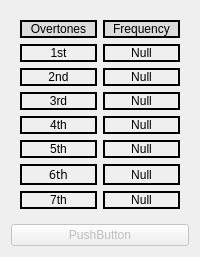
             <widget class="CContextFrame" name="CContextFrame_CaptureTab_Overtones_FFT0">
              <property name="styleSheet">
               <string notr="true">b</string>
              </property>
              <layout class="QVBoxLayout" name="verticalLayout_9">
               <item>
                <widget class="QWidget" name="gridWidget_CaptureTab_Overtones_FFT0" native="true">
                 <property name="styleSheet">
                  <string notr="true">QWidget.CLabel{
	border: 2px solid black;
}

QWidget.QLabel{
	border: 2px solid black;
}</string>
                 </property>
                 <layout class="QGridLayout" name="gridLayout_3" rowstretch="90,100,100,100,100,100,100,100">
                  <item row="5" column="0">
                   <widget class="CLabel" name="CLabel_JustLabel_Overtones0_5">
                    <property name="text">
                     <string>5th</string>
                    </property>
                    <property name="alignment">
                     <set>Qt::AlignCenter</set>
                    </property>
                   </widget>
                  </item>
                  <item row="6" column="0">
                   <widget class="CLabel" name="CLabel_JustLabel_Overtones0_6">
                    <property name="font">
                     <font>
                      <family>Sans Serif</family>
                     </font>
                    </property>
                    <property name="text">
                     <string>6th</string>
                    </property>
                    <property name="alignment">
                     <set>Qt::AlignCenter</set>
                    </property>
                   </widget>
                  </item>
                  <item row="2" column="0">
                   <widget class="CLabel" name="CLabel_JustLabel_Overtones0_2">
                    <property name="text">
                     <string>2nd</string>
                    </property>
                    <property name="alignment">
                     <set>Qt::AlignCenter</set>
                    </property>
                   </widget>
                  </item>
                  <item row="0" column="0">
                   <widget class="QLabel" name="label_overtones0">
                    <property name="styleSheet">
                     <string notr="true">background-color: rgb(220, 220, 220);</string>
                    </property>
                    <property name="text">
                     <string>Overtones</string>
                    </property>
                    <property name="alignment">
                     <set>Qt::AlignCenter</set>
                    </property>
                   </widget>
                  </item>
                  <item row="5" column="1">
                   <widget class="CLabel" name="CLabel_Overtones0_5">
                    <property name="text">
                     <string>Null</string>
                    </property>
                    <property name="alignment">
                     <set>Qt::AlignCenter</set>
                    </property>
                    <property name="valueTransformation">
                     <string notr="true">if len(new_val) &gt;= 5:
    output('{0:.2f} kHz'.format(new_val[4]))
else:
    output('-')</string>
                    </property>
                   </widget>
                  </item>
                  <item row="6" column="1">
                   <widget class="CLabel" name="CLabel_Overtones0_6">
                    <property name="text">
                     <string>Null</string>
                    </property>
                    <property name="alignment">
                     <set>Qt::AlignCenter</set>
                    </property>
                    <property name="valueTransformation">
                     <string notr="true">if len(new_val) &gt;= 6:
    output('{0:.2f} kHz'.format(new_val[5]))
else:
    output('-')</string>
                    </property>
                   </widget>
                  </item>
                  <item row="3" column="1">
                   <widget class="CLabel" name="CLabel_Overtones0_3">
                    <property name="text">
                     <string>Null</string>
                    </property>
                    <property name="alignment">
                     <set>Qt::AlignCenter</set>
                    </property>
                    <property name="valueTransformation">
                     <string notr="true">if len(new_val) &gt;= 3:
    output('{0:.2f} kHz'.format(new_val[2]))
else:
    output('-')</string>
                    </property>
                   </widget>
                  </item>
                  <item row="1" column="0">
                   <widget class="CLabel" name="CLabel_JustLabel_Overtones0_1">
                    <property name="text">
                     <string>1st</string>
                    </property>
                    <property name="alignment">
                     <set>Qt::AlignCenter</set>
                    </property>
                   </widget>
                  </item>
                  <item row="3" column="0">
                   <widget class="CLabel" name="CLabel_JustLabel_Overtones0_3">
                    <property name="text">
                     <string>3rd</string>
                    </property>
                    <property name="alignment">
                     <set>Qt::AlignCenter</set>
                    </property>
                   </widget>
                  </item>
                  <item row="4" column="0">
                   <widget class="CLabel" name="CLabel_JustLabel_Overtones0_4">
                    <property name="text">
                     <string>4th</string>
                    </property>
                    <property name="alignment">
                     <set>Qt::AlignCenter</set>
                    </property>
                   </widget>
                  </item>
                  <item row="4" column="1">
                   <widget class="CLabel" name="CLabel_Overtones0_4">
                    <property name="text">
                     <string>Null</string>
                    </property>
                    <property name="alignment">
                     <set>Qt::AlignCenter</set>
                    </property>
                    <property name="valueTransformation">
                     <string notr="true">if len(new_val) &gt;= 4:
    output('{0:.2f} kHz'.format(new_val[3]))
else:
    output('-')</string>
                    </property>
                   </widget>
                  </item>
                  <item row="7" column="0">
                   <widget class="CLabel" name="CLabel_JustLabel_Overtones0_7">
                    <property name="text">
                     <string>7th</string>
                    </property>
                    <property name="alignment">
                     <set>Qt::AlignCenter</set>
                    </property>
                   </widget>
                  </item>
                  <item row="7" column="1">
                   <widget class="CLabel" name="CLabel_Overtones0_7">
                    <property name="text">
                     <string>Null</string>
                    </property>
                    <property name="alignment">
                     <set>Qt::AlignCenter</set>
                    </property>
                    <property name="valueTransformation">
                     <string notr="true">if len(new_val) &gt;= 7:
    output('{0:.2f} kHz'.format(new_val[6]))
else:
    output('-')</string>
                    </property>
                   </widget>
                  </item>
                  <item row="2" column="1">
                   <widget class="CLabel" name="CLabel_Overtones0_2">
                    <property name="text">
                     <string>Null</string>
                    </property>
                    <property name="alignment">
                     <set>Qt::AlignCenter</set>
                    </property>
                    <property name="valueTransformation">
                     <string notr="true">if len(new_val) &gt;= 2:
    output('{0:.2f} kHz'.format(new_val[1]))
else:
    output('-')</string>
                    </property>
                   </widget>
                  </item>
                  <item row="1" column="1">
                   <widget class="CLabel" name="CLabel_Overtones0_1">
                    <property name="text">
                     <string>Null</string>
                    </property>
                    <property name="alignment">
                     <set>Qt::AlignCenter</set>
                    </property>
                    <property name="valueTransformation">
                     <string notr="true">if len(new_val) &gt;= 1:
    output('{0:.2f} kHz'.format(new_val[0]))
else:
    output('-')</string>
                    </property>
                   </widget>
                  </item>
                  <item row="0" column="1">
                   <widget class="QLabel" name="label_frequency0">
                    <property name="styleSheet">
                     <string notr="true">background-color: rgb(220, 220, 220);</string>
                    </property>
                    <property name="text">
                     <string>Frequency</string>
                    </property>
                    <property name="alignment">
                     <set>Qt::AlignCenter</set>
                    </property>
                   </widget>
                  </item>
                 </layout>
                </widget>
               </item>
               <item>
                <widget class="QPushButton" name="pushButton_invisible_0">
                 <property name="enabled">
                  <bool>false</bool>
                 </property>
                 <property name="styleSheet">
                  <string notr="true"/>
                 </property>
                 <property name="text">
                  <string>PushButton</string>
                 </property>
                </widget>
               </item>
              </layout>
             </widget>
